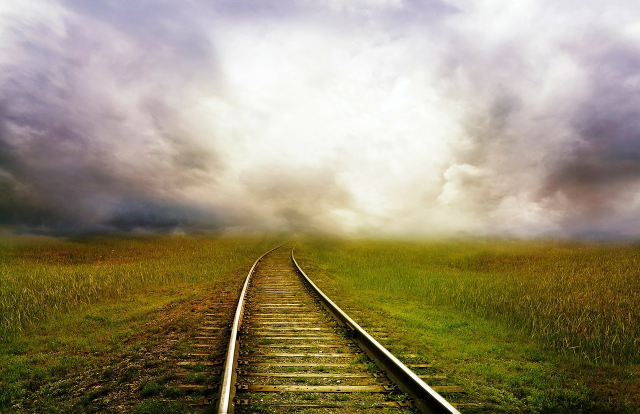
#> input picture src/nature.jpg, 1280 x 827 px (shown at 1/2 size)
$ jupyter execute --allow-errors cv2.ipynb
#> lines starting #> are read from the running program, lines starting #| are printed output that depends on the picture; after the words box and inside, x2 and y2 are one past the last pixel; in counts of white or black regions, pixels touching at a corner belong together
[cell 1]
import cv2
import matplotlib.pyplot as plt

# 画像の読み込み

[cell 2]
nature_img = cv2.imread("nature.jpg")
#> nature_img is the input picture: shape (827, 1280, 3); mean B, G, R 114.6, 142.2, 152.2
img = cv2.cvtColor(nature_img, cv2.COLOR_BGR2RGB)

# 画像の表示

[cell 3]
img = cv2.resize(img, (300, 169))
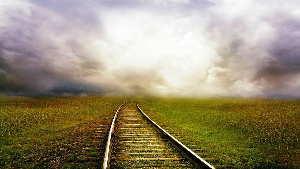
#> img: shape (169, 300, 3); mean R, G, B 152, 142.1, 114.5
plt.yticks(color="None")
plt.xticks(color="None")
plt.tick_params(length=0)
plt.imshow(img)

# グレースケール変換

```
gray = cv2.cvtColor(img, cv2.COLOR_BGR2GRAY)
```

[cell 4]
gray = cv2.cvtColor(nature_img, cv2.COLOR_BGR2GRAY)
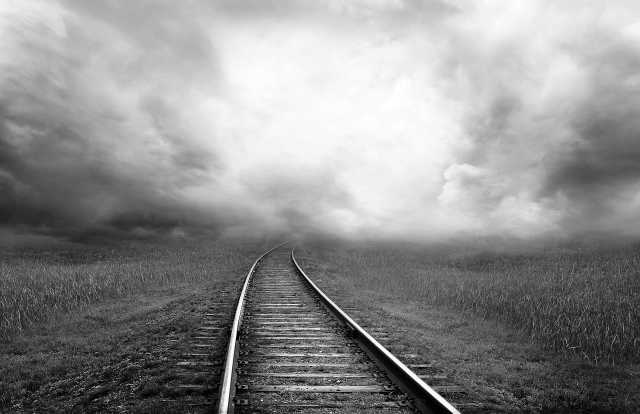
#> gray: shape (827, 1280) (shown at 1/2 size); min 0, max 255, mean 142.1
plt.gray()
plt.yticks(color="None")
plt.xticks(color="None")
plt.tick_params(length=0)
plt.imshow(gray)

# 平滑化（ぼかし処理）

### ガウシアンフィルタ

```
cv2.GaussianBlur(img, (ax, ay), sigma_x)
```
- ax, ay : 平滑化する画素の周囲のサイズをピクセル単位で指定。
- sigma_x : 横方向の標準偏差

[cell 5]
gausiian = cv2.GaussianBlur(img, (7, 7), 0)
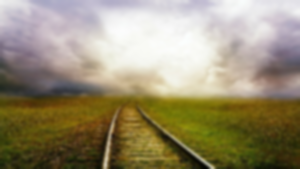
#> gausiian: shape (169, 300, 3); mean R, G, B 152, 142.1, 114.5
plt.imshow(gausiian)

### ２値化（閾値処理）

```
cv2.threshold(img, thresh, macval, type)
```

- img : グレースケール画像
- thresh : 閾値
- macval : 閾値以上の値を持つ値に対して割り当てる値
- type : どのような２値化を行うか
  - THRESH_BINARY_INV : 閾値よりも大きな値であれば０、それ以外はmaxvalの値に変換。

[cell 6]
threshold = cv2.threshold(gray, 140, 240, cv2.THRESH_BINARY_INV)[1]
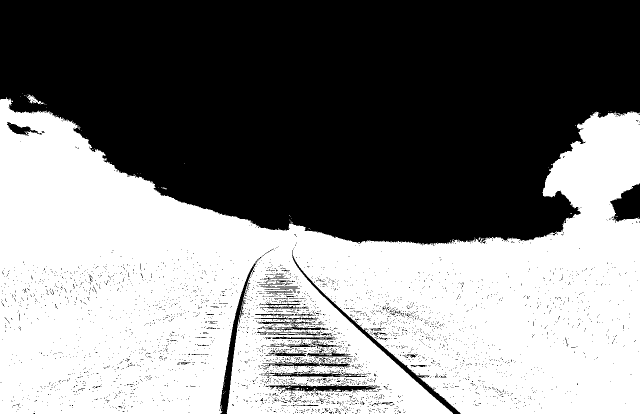
#> threshold: shape (827, 1280) (shown at 1/2 size); values 0 (black) and 240 (white), 50.3% white; 4379 black regions (4308 under 20 px)
plt.gray()
plt.imshow(threshold)

# 輪郭の抽出

```
cv2.findContours(img, mode, method)
```

- mode : 抽出モード
    - cv2.RETR_LIST : 単純に輪郭を検出
    - cv2.RETR_EXTERNAL : 最も外側の輪郭のみ検出
    - cv2.RETR_CCOMP : 階層を考慮して２レベルの輪郭を検出
    - cv2.RETR_TREE : 全ての輪郭を検出し階層構造を保持
- method : 近似手法

[cell 7]
cons = cv2.findContours(gray, cv2.RETR_LIST, cv2.CHAIN_APPROX_SIMPLE)[0]
#> cons = 164 contours, 163 with area under 20; largest, box (x1, y1, x2, y2) and area: (0, 0, 1280, 827) 1056449
#> (the rest of this cell did not finish here and is left out)

# 反転

```
cv2.flip(img, 反転方向)
```

[cell 8]
plt.figure(figsize=(12, 12))

flip0 = cv2.flip(img, 0)
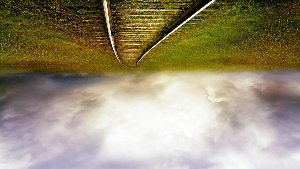
#> flip0: shape (169, 300, 3); mean R, G, B 152, 142.1, 114.5
plt.subplot(1, 2, 1)
plt.imshow(flip0)

flip1 = cv2.flip(img, 1)
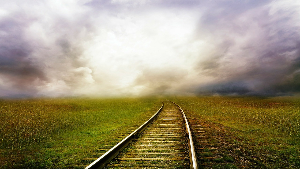
#> flip1: shape (169, 300, 3); mean R, G, B 152, 142.1, 114.5
plt.subplot(1, 2, 2)
plt.imshow(flip1)

# 画像の回転

```
matrix = cv2.getRotationMatrix2D(中心点, 回転角度, 拡大率)
```

[cell 9]
h, w, colors = img.shape
#> h = 169; w = 300; colors = 3
center = (w // 2, h // 2)
#> center = (150, 84)
size = (w, h)
#> size = (300, 169)
angle = 45
scale = 1.0

matrix = cv2.getRotationMatrix2D(center, angle, scale)
affine = cv2.warpAffine(img, matrix, size)
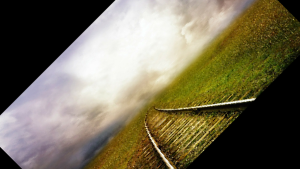
#> affine: shape (169, 300, 3); mean R, G, B 116.6, 109.2, 86.8
plt.imshow(affine)
